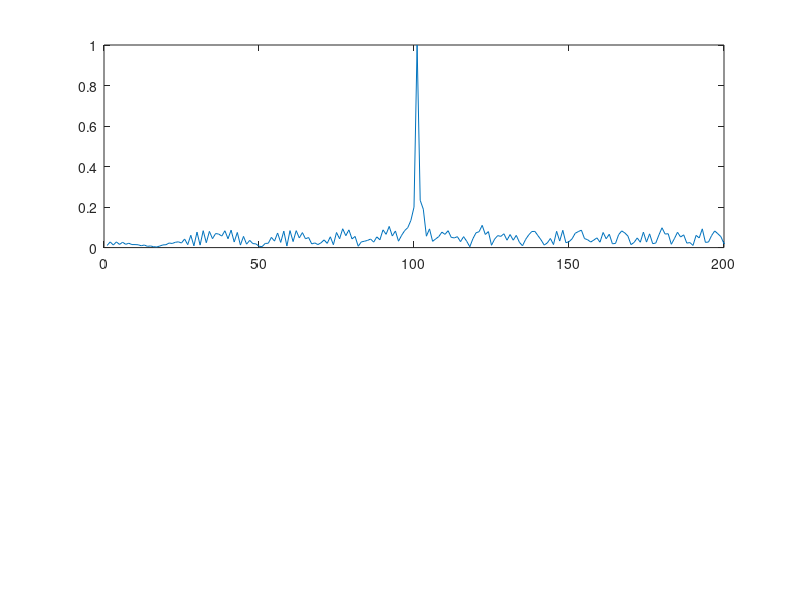
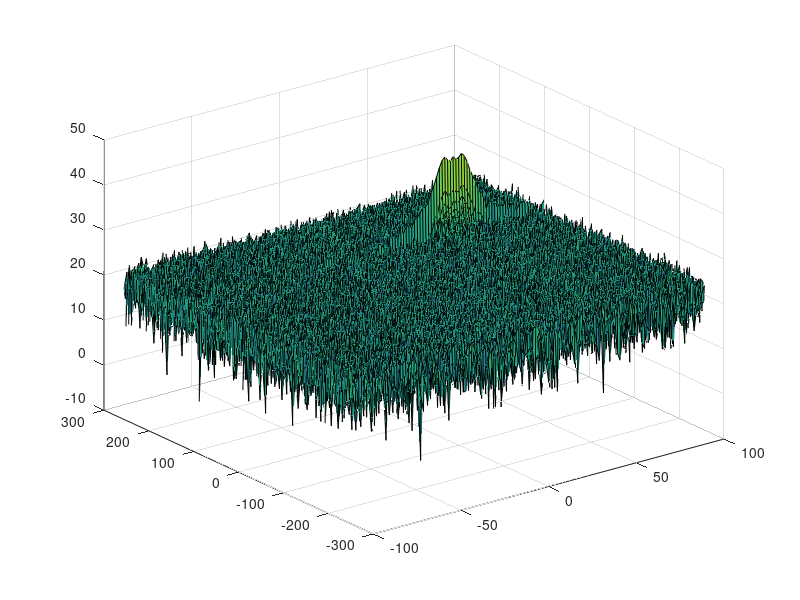

Write the MATLAB code that produced these figures, in order. (Note: this script raises an error after producing the figures.)
clear all;
close all;
clc;

%% Radar Specifications 
%%%%%%%%%%%%%%%%%%%%%%%%%%%
% Frequency of operation = 77GHz
% Max Range = 200m
% Range Resolution = 1 m
% Max Velocity = 100 m/s
%%%%%%%%%%%%%%%%%%%%%%%%%%%

%speed of light = 3e8
%% User Defined Range and Velocity of target
% *%TODO* :
% define the target's initial position and velocity. Note : Velocity
% remains contant
c = 3e8;
range_res = 1;
range_max = 200;
init_range = 100;
init_velocity = 50;

%% FMCW Waveform Generation

% *%TODO* :
%Design the FMCW waveform by giving the specs of each of its parameters.
% Calculate the Bandwidth (B), Chirp Time (Tchirp) and Slope (slope) of the FMCW
% chirp using the requirements above.

B = c/(2*range_res);
Tchirp = 5.5*2*range_max/c;
slope = B/Tchirp;

%Operating carrier frequency of Radar 
fc= 77e9;             %carrier freq

                                                          
%The number of chirps in one sequence. Its ideal to have 2^ value for the ease of running the FFT
%for Doppler Estimation. 
Nd=128;                   % #of doppler cells OR #of sent periods % number of chirps

%The number of samples on each chirp. 
Nr=1024;                  %for length of time OR # of range cells

% Timestamp for running the displacement scenario for every sample on each
% chirp
t=linspace(0,Nd*Tchirp,Nr*Nd); %total time for samples


%Creating the vectors for Tx, Rx and Mix based on the total samples input.
Tx=zeros(1,length(t)); %transmitted signal
Rx=zeros(1,length(t)); %received signal
Mix = zeros(1,length(t)); %beat signal

%Similar vectors for range_covered and time delay.
r_t=zeros(1,length(t));
td=zeros(1,length(t));


%% Signal generation and Moving Target simulation
% Running the radar scenario over the time. 

for i=1:length(t)         
    
    
    % *%TODO* :
    %For each time stamp update the Range of the Target for constant velocity. 
    range = init_range+init_velocity*t(i);
    % *%TODO* :
    %For each time sample we need update the transmitted and
    %received signal. 
    Tx(i) = cos(2*pi*(fc*t(i) + slope*t(i)^2*0.5));
    tau = 2*range/c;
    Rx(i) = cos(2*pi*(fc*(t(i)-tau)+slope*(t(i)-tau)^2*0.5));
    
    % *%TODO* :
    %Now by mixing the Transmit and Receive generate the beat signal
    %This is done by element wise matrix multiplication of Transmit and
    %Receiver Signal
    Mix(i) = Tx(i).*Rx(i);
    
end

%% RANGE MEASUREMENT


 % *%TODO* :
%reshape the vector into Nr*Nd array. Nr and Nd here would also define the size of
%Range and Doppler FFT respectively.

Mix_2d = reshape(Mix, [Nr, Nd]);

 % *%TODO* :
%run the FFT on the beat signal along the range bins dimension (Nr) and
%normalize.
Y = fft(Mix_2d, Nr);

 % *%TODO* :
% Take the absolute value of FFT output
Y = abs(Y);

Y = Y./max(Y);

 % *%TODO* :
% Output of FFT is double sided signal, but we are interested in only one side of the spectrum.
% Hence we throw out half of the samples.
Y = Y(1:Nr/2+1);

%plotting the range
figure ('Name','Range from First FFT')
subplot(2,1,1)

 % *%TODO* :
 % plot FFT output 
plot(Y)

axis([0 200 0 1]);


%% RANGE DOPPLER RESPONSE
% The 2D FFT implementation is already provided here. This will run a 2DFFT
% on the mixed signal (beat signal) output and generate a range doppler
% map.You will implement CFAR on the generated RDM


% Range Doppler Map Generation.

% The output of the 2D FFT is an image that has reponse in the range and
% doppler FFT bins. So, it is important to convert the axis from bin sizes
% to range and doppler based on their Max values.

Mix=reshape(Mix,[Nr,Nd]);

% 2D FFT using the FFT size for both dimensions.
sig_fft2 = fft2(Mix,Nr,Nd);

% Taking just one side of signal from Range dimension.
sig_fft2 = sig_fft2(1:Nr/2,1:Nd);
sig_fft2 = fftshift (sig_fft2);
RDM = abs(sig_fft2);
RDM = 10*log10(RDM) ;

%use the surf function to plot the output of 2DFFT and to show axis in both
%dimensions
doppler_axis = linspace(-100,100,Nd);
range_axis = linspace(-200,200,Nr/2)*((Nr/2)/400);
figure,surf(doppler_axis,range_axis,RDM);

%% CFAR implementation

%Slide Window through the complete Range Doppler Map

% *%TODO* :
%Select the number of Training Cells in both the dimensions.
Tr = 10;
Td = 8;

% *%TODO* :
%Select the number of Guard Cells in both dimensions around the Cell under 
%test (CUT) for accurate estimation
Gr = 5;
Gd = 4;

% *%TODO* :
% offset the threshold by SNR value in dB
offset = 1.55;

% *%TODO* :
%Create a vector to store noise_level for each iteration on training cells
noise_level = zeros(1,1);


% *%TODO* :
%design a loop such that it slides the CUT across range doppler map by
%giving margins at the edges for Training and Guard Cells.
%For every iteration sum the signal level within all the training
%cells. To sum convert the value from logarithmic to linear using db2pow
%function. Average the summed values for all of the training
%cells used. After averaging convert it back to logarithimic using pow2db.
%Further add the offset to it to determine the threshold. Next, compare the
%signal under CUT with this threshold. If the CUT level > threshold assign
%it a value of 1, else equate it to 0.


   % Use RDM[x,y] as the matrix from the output of 2D FFT for implementing
   % CFAR

[RDM_nd,RDM_nr] = size(RDM);
r_half = Tr+Gr;
d_half = Td+Gd;
T_total = (r_half*2)*(d_half*2);
threshold_cfar = zeros(RDM_nd, RDM_nr);
signal_cfar = zeros(RDM_nd, RDM_nr);

for d = (d_half+1):(RDM_nd-d_half)
    for r = (r_half+1):(RDM_nr-r_half)
        noise_level = sum(RDM(d-d_half:d+d_half,r-r_half:r+r_half),'all');
        threshold = (noise_level/T_total)*offset;
        threshold_cfar(d,r) = threshold;
        signal = RDM(d,r);
        signal_cfar(d,r) = signal;
    end
end



% *%TODO* :d
% The process above will generate a thresholded block, which is smaller 
%than the Range Doppler Map as the CUT cannot be located at the edges of
%matrix. Hence,few cells will not be thresholded. To keep the map size same
% set those values to 0. 
 
detection_cfar = zeros(RDM_nd, RDM_nr);
for d = (d_half+1):(RDM_nd-d_half)
    for r = (r_half+1):(RDM_nr-r_half)
        if(threshold_cfar(d,r)<signal_cfar(d,r))
            detection_cfar(d,r) = 1;
        end
    end
end


% *%TODO* :
%display the CFAR output using the Surf function like we did for Range
%Doppler Response output.
figure,surf(doppler_axis,range_axis,detection_cfar);
colorbar;


 
 